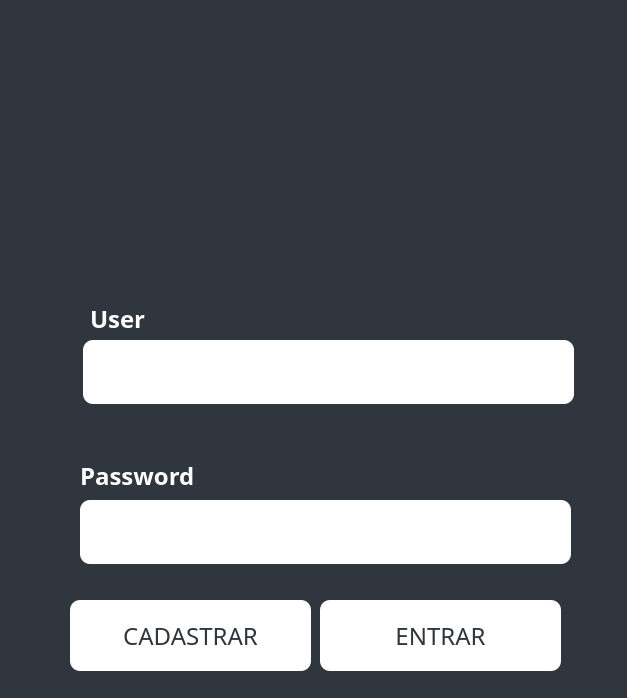
<?xml version="1.0" encoding="UTF-8"?>
<ui version="4.0">
 <class>Form</class>
 <widget class="QWidget" name="Form">
  <property name="geometry">
   <rect>
    <x>0</x>
    <y>0</y>
    <width>627</width>
    <height>698</height>
   </rect>
  </property>
  <property name="windowTitle">
   <string>Login</string>
  </property>
  <property name="styleSheet">
   <string notr="true">background-color: rgb(48, 54, 61);
border-radius: 5px</string>
  </property>
  <widget class="QTextEdit" name="textEdit">
   <property name="geometry">
    <rect>
     <x>83</x>
     <y>340</y>
     <width>491</width>
     <height>64</height>
    </rect>
   </property>
   <property name="styleSheet">
    <string notr="true">background-color: rgb(255, 255, 255);
border-radius: 10px;</string>
   </property>
  </widget>
  <widget class="QTextEdit" name="textEdit_2">
   <property name="geometry">
    <rect>
     <x>80</x>
     <y>500</y>
     <width>491</width>
     <height>64</height>
    </rect>
   </property>
   <property name="styleSheet">
    <string notr="true">background-color: rgb(255, 255, 255);
border-radius: 10px;</string>
   </property>
  </widget>
  <widget class="QLabel" name="label_2">
   <property name="geometry">
    <rect>
     <x>90</x>
     <y>303</y>
     <width>161</width>
     <height>31</height>
    </rect>
   </property>
   <property name="font">
    <font>
     <family>Candara</family>
     <pointsize>18</pointsize>
     <weight>75</weight>
     <bold>true</bold>
    </font>
   </property>
   <property name="styleSheet">
    <string notr="true">color: rgb(255, 255, 255)</string>
   </property>
   <property name="text">
    <string>User</string>
   </property>
  </widget>
  <widget class="QLabel" name="label_3">
   <property name="geometry">
    <rect>
     <x>80</x>
     <y>460</y>
     <width>271</width>
     <height>31</height>
    </rect>
   </property>
   <property name="font">
    <font>
     <family>Candara</family>
     <pointsize>18</pointsize>
     <weight>75</weight>
     <bold>true</bold>
    </font>
   </property>
   <property name="styleSheet">
    <string notr="true">color: rgb(255, 255, 255)</string>
   </property>
   <property name="text">
    <string>Password</string>
   </property>
  </widget>
  <widget class="QPushButton" name="pushButton">
   <property name="geometry">
    <rect>
     <x>70</x>
     <y>600</y>
     <width>241</width>
     <height>71</height>
    </rect>
   </property>
   <property name="font">
    <font>
     <family>Impact</family>
     <pointsize>18</pointsize>
    </font>
   </property>
   <property name="styleSheet">
    <string notr="true">background-color: rgb(255, 255, 255);
color:  rgb(48, 54, 61);
border-radius: 10px;</string>
   </property>
   <property name="text">
    <string>CADASTRAR</string>
   </property>
  </widget>
  <widget class="QPushButton" name="pushButton_2">
   <property name="geometry">
    <rect>
     <x>320</x>
     <y>600</y>
     <width>241</width>
     <height>71</height>
    </rect>
   </property>
   <property name="font">
    <font>
     <family>Impact</family>
     <pointsize>18</pointsize>
    </font>
   </property>
   <property name="styleSheet">
    <string notr="true">background-color: rgb(255, 255, 255);
color:  rgb(48, 54, 61);
border-radius: 10px;
</string>
   </property>
   <property name="text">
    <string>ENTRAR</string>
   </property>
  </widget>
  <widget class="QLabel" name="label_4">
   <property name="geometry">
    <rect>
     <x>0</x>
     <y>10</y>
     <width>621</width>
     <height>271</height>
    </rect>
   </property>
   <property name="text">
    <string/>
   </property>
   <property name="pixmap">
    <pixmap>1.png</pixmap>
   </property>
   <property name="alignment">
    <set>Qt::AlignCenter</set>
   </property>
  </widget>
 </widget>
 <resources/>
 <connections/>
</ui>
